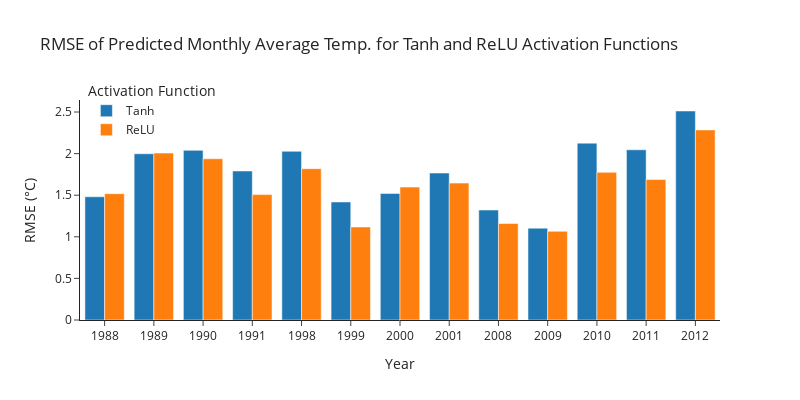

The notebook cell saved with this chart:
### Markdown cell above
### Side-by-side barplot easier with plotly.express

### Code cell
import plotly.express as px
fig = px.bar(df_val_RMSEs_compare,
       x="predict_range",
       y="rmse",
       color="act_func",
       template="simple_white",
       labels={"predict_range": "Year", "rmse": "RMSE (°C)", "act_func": "Activation Function"},
       barmode="group",
       title="RMSE of Predicted Monthly Average Temp. for Tanh and ReLU Activation Functions",
       width=800,
       height=400)

fig.update_layout(legend=dict(yanchor="top", xanchor="left", y=1.1, x=0.01))

### Figure 1 — Plotly figure (JSON) as saved in the notebook; plotly's stock layout.template omitted (floating-point values rounded to 4 significant figures)
{"data": [{"alignmentgroup": "True", "hovertemplate": "Activation Function=Tanh<br>Year=%{x}<br>RMSE (°C)=%{y}<extra></extra>", "legendgroup": "Tanh", "marker": {"color": "#1F77B4", "pattern": {"shape": ""}}, "name": "Tanh", "offsetgroup": "Tanh", "orientation": "v", "showlegend": true, "textposition": "auto", "type": "bar", "x": ["1988", "1989", "1990", "1991", "1998", "1999", "2000", "2001", "2008", "2009", "2010", "2011", "2012"], "xaxis": "x", "y": [1.481, 1.998, 2.04, 1.791, 2.028, 1.419, 1.521, 1.766, 1.322, 1.104, 2.126, 2.046, 2.512], "yaxis": "y"}, {"alignmentgroup": "True", "hovertemplate": "Activation Function=ReLU<br>Year=%{x}<br>RMSE (°C)=%{y}<extra></extra>", "legendgroup": "ReLU", "marker": {"color": "#FF7F0E", "pattern": {"shape": ""}}, "name": "ReLU", "offsetgroup": "ReLU", "orientation": "v", "showlegend": true, "textposition": "auto", "type": "bar", "x": ["1988", "1989", "1990", "1991", "1998", "1999", "2000", "2001", "2008", "2009", "2010", "2011", "2012"], "xaxis": "x", "y": [1.519, 2.006, 1.938, 1.507, 1.819, 1.118, 1.598, 1.646, 1.159, 1.067, 1.775, 1.688, 2.285], "yaxis": "y"}], "layout": {"barmode": "group", "height": 400, "legend": {"title": {"text": "Activation Function"}, "tracegroupgap": 0, "x": 0.01, "xanchor": "left", "y": 1.1, "yanchor": "top"}, "title": {"text": "RMSE of Predicted Monthly Average Temp. for Tanh and ReLU Activation Functions"}, "width": 800, "xaxis": {"anchor": "y", "domain": [0, 1], "title": {"text": "Year"}}, "yaxis": {"anchor": "x", "domain": [0, 1], "title": {"text": "RMSE (°C)"}}}}
